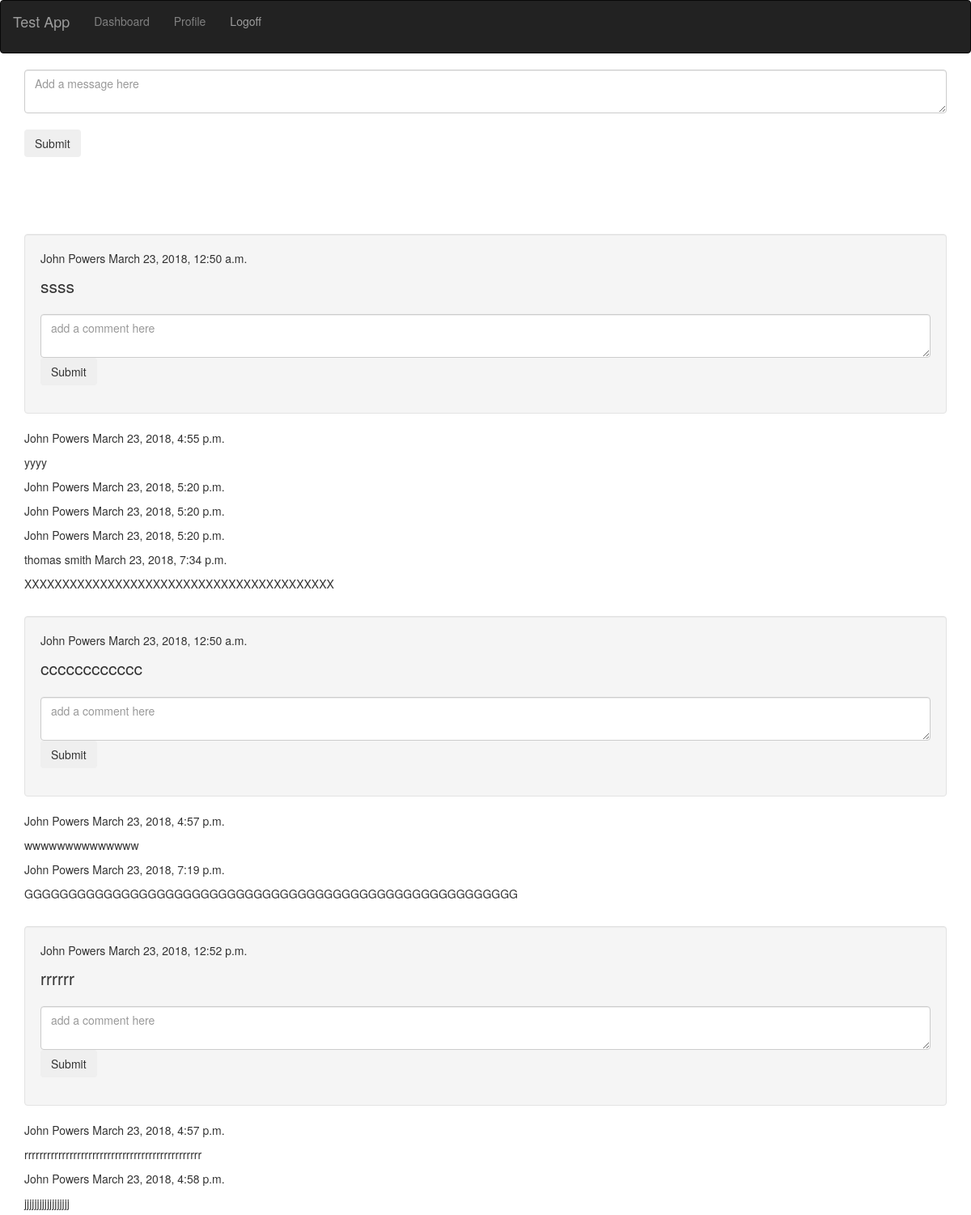
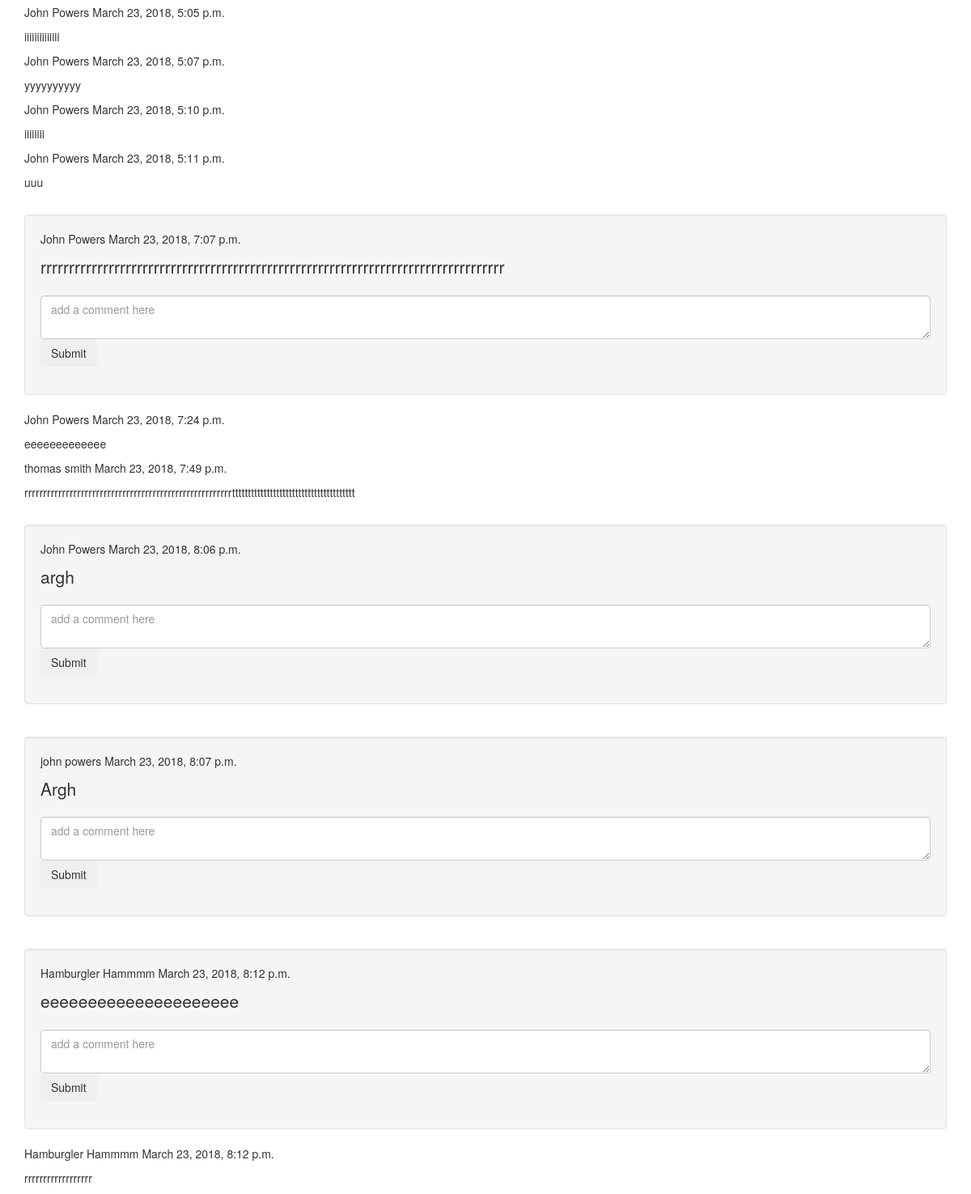
The page /users/show/1/ (signed in) on the database its author committed (2 pictures, top to bottom).
### apps/login/models.py (models this page shows)
class Users(models.Model):
    first_name = models.CharField(max_length=255)
    last_name = models.CharField(max_length=255)
    email = models.CharField(max_length=255)
    password = models.CharField(max_length=255)
    created_at = models.DateTimeField(auto_now_add=True)
    user_level = models.CharField(max_length=255)
    description = models.TextField(max_length=1000)
    objects = UsersManager()

class Messages(models.Model):
    message = models.TextField(max_length=1000)
    user_message_id = models.ForeignKey(Users, related_name="messages")
    created_at = models.DateTimeField(auto_now_add=True)
    objects = MessagesManager()

class Comments(models.Model):
    comment = models.TextField(max_length=1000)
    user_comment_id = models.ForeignKey(Users, related_name="comments")
    user_message_id = models.ForeignKey(Messages, related_name="comments")
    created_at = models.DateTimeField(auto_now_add=True)
    objects = CommentsManager()

### apps/users/views.py (the view)
# urls.py: url(r'^show/(?P<id>\d+)/', views.show),
def show(request,id):
    if request.session['status'] == False:
        return redirect('/')
    messages = Messages.objects.all()
    m1 = list(messages)
    m2 = []
    for message in m1:
        m_dict = {}
        user = Users.objects.filter(id=message.user_message_id.id)
        m_dict['first_name'] = user[0].first_name
        m_dict['last_name'] = user[0].last_name
        m_dict['message'] = message.message
        m_dict['id'] = message.id
        m_dict['created_at'] = message.created_at
        m2.append(m_dict)
    for message in m2:
        comment_dict = {}
        print message
        comments = Comments.objects.filter(user_message_id = message['id'])
        comment_dict['comment_list'] = list(comments)
        message['comments'] = comment_dict
    context = { 'm_list':m2}
    return render(request, 'users/show_user.html', context)

### apps/users/templates/users/show_user.html (shortened to what this page needs)
<html>
  <head>
    <link rel="stylesheet" href="https://maxcdn.bootstrapcdn.com/bootstrap/3.3.7/css/bootstrap.min.css">
      {% load static %}
    <link rel="stylesheet" href="{% static 'login/css/style.css' %}" media="screen" title="no title"  charset="utf-8">
  </head>
    <body>
    <nav class="navbar navbar-inverse">
      <div class="container-fluid">
        <div class="navbar-header">
          <a class="navbar-brand" href="/">Test App</a>
        </div>
      <ul class="nav navbar-nav">
      <li>
      <form action="/dashboard/decision/" method="post">
          <input type="submit" value="Dashboard" style="border:none;background:none;color:gray;padding:15px;">
      </form>
      </li>
      <li>
      <form action="/users/decision/" method="post">
          <input type="submit" value="Profile" style="border:none;background:none;color:gray;padding:15px;">
      </form>
      </li>
      <li><a href="/users/logoff">Logoff</a></li>
    </ul>
    </div>
    </nav>
    <div class="container">
          <div class="form-group">
	    <form action='/users/{{request.session.id}}/create_message/' method='post'>
              <textarea name='message' class="form-control" placeholder="Add a message here"></textarea>
              <br>
              <input class="btn" type='submit' id='button' value='Submit'>
            </form>
          </div>
        <br>
    </div>
    <div class="container">
        <br>
        <br>
        {% for m in m_list %}
        <br>
          <div class="well">
             <p>{{m.first_name}} {{ m.last_name }} {{ m.created_at}}</p>
             <p class="lead">{{ m.message}}</p>
             <div class="form-group">
	       <form action='/users/create_comment/{{m.id}}/{{request.session.id}}/' method='post'>
                 <textarea name='comment' class="form-control" placeholder="add a comment here"></textarea>
                 <input class='btn' type='submit' id='button' value='Submit'>
               </form>
             </div>
           </div>
        {% if m.comments %}
        {% for comment in m.comments.comment_list %}
           <div class="col-lg col-centered">
             <p>{{comment.user_comment_id.first_name}} {{comment.user_comment_id.last_name}} {{comment.created_at}}</p>
             <p>{{comment.comment}}</p>
           </div>
	{% endfor %}
        {% endif %}
      {% endfor %}
  </div>
  </body>
</html>

### rows shown on the page
Users: first_name "John" "John" "John" "John" "John", last_name "Powers" "Powers" "Powers" "Powers" "Powers"
Messages: created_at "March 23, 2018, 12:50 a.m.", message "ssss"
Comments: user_comment_id.first_name "John", user_comment_id.last_name "Powers", created_at "March 23, 2018, 4:55 p.m.", comment "yyyy"
Comments: user_comment_id.first_name "John", user_comment_id.last_name "Powers", created_at "March 23, 2018, 5:20 p.m."
Comments: user_comment_id.first_name "John", user_comment_id.last_name "Powers", created_at "March 23, 2018, 5:20 p.m."
Comments: user_comment_id.first_name "John", user_comment_id.last_name "Powers", created_at "March 23, 2018, 5:20 p.m."
Comments: user_comment_id.first_name "thomas", user_comment_id.last_name "smith", created_at "March 23, 2018, 7:34 p.m.", comment "XXXXXXXXXXXXXXXXXXXXXXXXXXXXXXXXXXXXXXXXX"
Messages: created_at "March 23, 2018, 12:50 a.m.", message "cccccccccccc"
Comments: user_comment_id.first_name "John", user_comment_id.last_name "Powers", created_at "March 23, 2018, 4:57 p.m.", comment "wwwwwwwwwwwwww"
Comments: user_comment_id.first_name "John", user_comment_id.last_name "Powers", created_at "March 23, 2018, 7:19 p.m.", comment "GGGGGGGGGGGGGGGGGGGGGGGGGGGGGGGGGGGGGGGGGGGGGGGGGGGGGGGG"
Messages: created_at "March 23, 2018, 12:52 p.m.", message "rrrrrr"
Comments: user_comment_id.first_name "John", user_comment_id.last_name "Powers", created_at "March 23, 2018, 4:57 p.m.", comment "rrrrrrrrrrrrrrrrrrrrrrrrrrrrrrrrrrrrrrrrrrrrrrr"
Comments: user_comment_id.first_name "John", user_comment_id.last_name "Powers", created_at "March 23, 2018, 4:58 p.m.", comment "jjjjjjjjjjjjjjjjjj"
Comments: user_comment_id.first_name "John", user_comment_id.last_name "Powers", created_at "March 23, 2018, 5:05 p.m.", comment "iiiiiiiiiiiiii"
Comments: user_comment_id.first_name "John", user_comment_id.last_name "Powers", created_at "March 23, 2018, 5:07 p.m.", comment "yyyyyyyyyy"
Comments: user_comment_id.first_name "John", user_comment_id.last_name "Powers", created_at "March 23, 2018, 5:10 p.m.", comment "iiiiiiii"
Comments: user_comment_id.first_name "John", user_comment_id.last_name "Powers", created_at "March 23, 2018, 5:11 p.m.", comment "uuu"
Messages: created_at "March 23, 2018, 7:07 p.m.", message "rrrrrrrrrrrrrrrrrrrrrrrrrrrrrrrrrrrrrrrrrrrrrrrrrrrrrrrrrrrrrrrrrrrrrrrrrrrrrrrrrr"
Comments: user_comment_id.first_name "John", user_comment_id.last_name "Powers", created_at "March 23, 2018, 7:24 p.m.", comment "eeeeeeeeeeeee"
Comments: user_comment_id.first_name "thomas", user_comment_id.last_name "smith", created_at "March 23, 2018, 7:49 p.m.", comment "rrrrrrrrrrrrrrrrrrrrrrrrrrrrrrrrrrrrrrrrrrrrrrrrrrrrrrrttttttttttttttttttttttttttttttttttttttt"
Messages: created_at "March 23, 2018, 8:06 p.m.", message "argh"
Users: first_name "john", last_name "powers"
Messages: created_at "March 23, 2018, 8:07 p.m.", message "Argh"
Users: first_name "Hamburgler", last_name "Hammmm"
Messages: created_at "March 23, 2018, 8:12 p.m.", message "eeeeeeeeeeeeeeeeeeeee"
Comments: user_comment_id.first_name "Hamburgler", user_comment_id.last_name "Hammmm", created_at "March 23, 2018, 8:12 p.m.", comment "rrrrrrrrrrrrrrrrrr"
